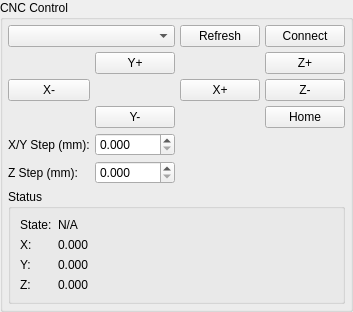
<?xml version="1.0" encoding="UTF-8"?>
<ui version="4.0">
 <class>CNCControlPanel</class>
 <widget class="QGroupBox" name="CNCControlPanel">
  <property name="title">
   <string>CNC Control</string>
  </property>
  <property name="sizePolicy">
   <sizepolicy hsizetype="Preferred" vsizetype="Preferred">
    <horstretch>0</horstretch>
    <verstretch>0</verstretch>
   </sizepolicy>
  </property>
  <layout class="QGridLayout" name="grid_layout">
   <property name="spacing">
    <number>5</number>
   </property>
   <property name="leftMargin">
    <number>5</number>
   </property>
   <property name="topMargin">
    <number>5</number>
   </property>
   <property name="rightMargin">
    <number>5</number>
   </property>
   <property name="bottomMargin">
    <number>5</number>
   </property>
   <item row="0" column="0" colspan="2">
    <widget class="QComboBox" name="serial_port_combo"/>
   </item>
   <item row="0" column="2">
    <widget class="QPushButton" name="refresh_button">
     <property name="text">
      <string>Refresh</string>
     </property>
    </widget>
   </item>
   <item row="0" column="3">
    <widget class="QPushButton" name="connect_button">
     <property name="text">
      <string>Connect</string>
     </property>
     <property name="checkable">
      <bool>true</bool>
     </property>
    </widget>
   </item>
   <item row="1" column="1">
    <widget class="QPushButton" name="forward_button">
     <property name="text">
      <string>Y+</string>
     </property>
    </widget>
   </item>
   <item row="2" column="0">
    <widget class="QPushButton" name="left_button">
     <property name="text">
      <string>X-</string>
     </property>
    </widget>
   </item>
   <item row="2" column="2">
    <widget class="QPushButton" name="right_button">
     <property name="text">
      <string>X+</string>
     </property>
    </widget>
   </item>
   <item row="3" column="1">
    <widget class="QPushButton" name="back_button">
     <property name="text">
      <string>Y-</string>
     </property>
    </widget>
   </item>
   <item row="1" column="3">
    <widget class="QPushButton" name="up_button">
     <property name="text">
      <string>Z+</string>
     </property>
    </widget>
   </item>
   <item row="2" column="3">
    <widget class="QPushButton" name="down_button">
     <property name="text">
      <string>Z-</string>
     </property>
    </widget>
   </item>
   <item row="3" column="3">
    <widget class="QPushButton" name="home_button">
     <property name="text">
      <string>Home</string>
     </property>
    </widget>
   </item>
   <item row="4" column="0">
    <widget class="QLabel" name="step_label">
     <property name="text">
      <string>X/Y Step (mm):</string>
     </property>
    </widget>
   </item>
   <item row="4" column="1">
    <widget class="QDoubleSpinBox" name="step_input">
     <property name="decimals">
      <number>3</number>
     </property>
     <property name="singleStep">
      <double>0.1</double>
     </property>
    </widget>
   </item>
   <item row="5" column="0">
    <widget class="QLabel" name="z_step_label">
     <property name="text">
      <string>Z Step (mm):</string>
     </property>
    </widget>
   </item>
   <item row="5" column="1">
    <widget class="QDoubleSpinBox" name="z_step_input">
     <property name="decimals">
      <number>3</number>
     </property>
     <property name="singleStep">
      <double>0.01</double>
     </property>
    </widget>
   </item>
   <item row="6" column="0" colspan="4">
    <widget class="QGroupBox" name="status_group">
     <property name="title">
      <string>Status</string>
     </property>
     <layout class="QFormLayout" name="status_layout">
      <item row="0" column="0">
       <widget class="QLabel" name="label">
        <property name="text">
         <string>State:</string>
        </property>
       </widget>
      </item>
      <item row="0" column="1">
       <widget class="QLabel" name="status_label">
        <property name="text">
         <string>N/A</string>
        </property>
       </widget>
      </item>
      <item row="1" column="0">
       <widget class="QLabel" name="label_2">
        <property name="text">
         <string>X:</string>
        </property>
       </widget>
      </item>
      <item row="1" column="1">
       <widget class="QLabel" name="wpos_x_label">
        <property name="text">
         <string>0.000</string>
        </property>
       </widget>
      </item>
      <item row="2" column="0">
       <widget class="QLabel" name="label_3">
        <property name="text">
         <string>Y:</string>
        </property>
       </widget>
      </item>
      <item row="2" column="1">
       <widget class="QLabel" name="wpos_y_label">
        <property name="text">
         <string>0.000</string>
        </property>
       </widget>
      </item>
      <item row="3" column="0">
       <widget class="QLabel" name="label_4">
        <property name="text">
         <string>Z:</string>
        </property>
       </widget>
      </item>
      <item row="3" column="1">
       <widget class="QLabel" name="wpos_z_label">
        <property name="text">
         <string>0.000</string>
        </property>
       </widget>
      </item>
     </layout>
    </widget>
   </item>
  </layout>
 </widget>
 <resources/>
 <connections/>
</ui>
